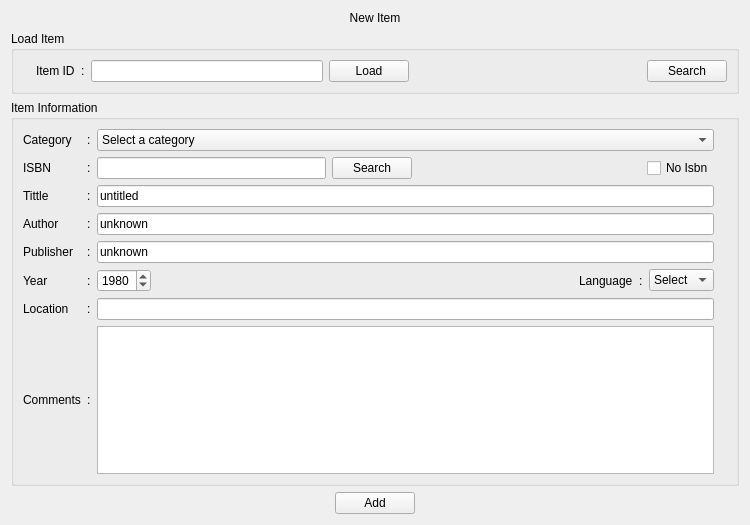
<?xml version="1.0" encoding="UTF-8"?>
<ui version="4.0">
 <class>NewItem</class>
 <widget class="QWidget" name="NewItem">
  <property name="geometry">
   <rect>
    <x>0</x>
    <y>0</y>
    <width>750</width>
    <height>525</height>
   </rect>
  </property>
  <property name="maximumSize">
   <size>
    <width>800</width>
    <height>525</height>
   </size>
  </property>
  <property name="windowTitle">
   <string>New Item</string>
  </property>
  <property name="locale">
   <locale language="Spanish" country="Chile"/>
  </property>
  <layout class="QVBoxLayout" name="verticalLayout_2">
   <item>
    <widget class="QLabel" name="title">
     <property name="text">
      <string>New Item</string>
     </property>
     <property name="alignment">
      <set>Qt::AlignCenter</set>
     </property>
    </widget>
   </item>
   <item>
    <widget class="QGroupBox" name="frameEditItem">
     <property name="title">
      <string>Load Item</string>
     </property>
     <layout class="QHBoxLayout" name="horizontalLayout_6">
      <item>
       <widget class="QLabel" name="check_itemID">
        <property name="text">
         <string/>
        </property>
        <property name="pixmap">
         <pixmap resource="myicons.qrc">:/status/resources/pixmap/icons/status/status-no.png</pixmap>
        </property>
       </widget>
      </item>
      <item>
       <widget class="QLabel" name="_ItemID">
        <property name="text">
         <string>Item ID</string>
        </property>
       </widget>
      </item>
      <item>
       <widget class="QLabel" name="label_colon11">
        <property name="text">
         <string>:</string>
        </property>
       </widget>
      </item>
      <item>
       <layout class="QHBoxLayout" name="horizontalLayout_7">
        <item>
         <widget class="QLineEdit" name="field_itemID"/>
        </item>
        <item>
         <widget class="QPushButton" name="buttonLoadID">
          <property name="text">
           <string>Load</string>
          </property>
         </widget>
        </item>
        <item>
         <spacer name="horizontalSpacer">
          <property name="orientation">
           <enum>Qt::Horizontal</enum>
          </property>
          <property name="sizeHint" stdset="0">
           <size>
            <width>40</width>
            <height>20</height>
           </size>
          </property>
         </spacer>
        </item>
        <item>
         <widget class="QPushButton" name="buttonSearch">
          <property name="text">
           <string>Search</string>
          </property>
         </widget>
        </item>
       </layout>
      </item>
     </layout>
    </widget>
   </item>
   <item>
    <widget class="QGroupBox" name="groupBox">
     <property name="title">
      <string>Item Information</string>
     </property>
     <layout class="QVBoxLayout" name="verticalLayout">
      <item>
       <layout class="QGridLayout" name="gridLayout">
        <item row="5" column="3">
         <widget class="QLabel" name="label_publisher_check">
          <property name="text">
           <string/>
          </property>
          <property name="pixmap">
           <pixmap resource="myicons.qrc">:/status/resources/pixmap/icons/status/status-no.png</pixmap>
          </property>
         </widget>
        </item>
        <item row="8" column="0">
         <widget class="QLabel" name="label_comments">
          <property name="text">
           <string>Comments</string>
          </property>
         </widget>
        </item>
        <item row="6" column="2">
         <layout class="QHBoxLayout" name="horizontalLayout_3">
          <item>
           <widget class="QSpinBox" name="field_year">
            <property name="locale">
             <locale language="Spanish" country="Chile"/>
            </property>
            <property name="minimum">
             <number>1</number>
            </property>
            <property name="maximum">
             <number>3000</number>
            </property>
            <property name="value">
             <number>1980</number>
            </property>
           </widget>
          </item>
          <item>
           <spacer name="horizontalSpacer_3">
            <property name="orientation">
             <enum>Qt::Horizontal</enum>
            </property>
            <property name="sizeHint" stdset="0">
             <size>
              <width>40</width>
              <height>20</height>
             </size>
            </property>
           </spacer>
          </item>
          <item>
           <widget class="QLabel" name="label_language">
            <property name="text">
             <string>Language</string>
            </property>
           </widget>
          </item>
          <item>
           <widget class="QLabel" name="label_colon_8">
            <property name="text">
             <string>:</string>
            </property>
           </widget>
          </item>
          <item>
           <widget class="QComboBox" name="field_language">
            <item>
             <property name="text">
              <string>Select</string>
             </property>
            </item>
           </widget>
          </item>
         </layout>
        </item>
        <item row="4" column="1">
         <widget class="QLabel" name="label_colon_5">
          <property name="text">
           <string>:</string>
          </property>
         </widget>
        </item>
        <item row="3" column="0">
         <widget class="QLabel" name="label_title">
          <property name="text">
           <string>Tittle</string>
          </property>
         </widget>
        </item>
        <item row="5" column="0">
         <widget class="QLabel" name="label_publisher">
          <property name="text">
           <string>Publisher</string>
          </property>
         </widget>
        </item>
        <item row="3" column="1">
         <widget class="QLabel" name="label_colon_4">
          <property name="text">
           <string>:</string>
          </property>
         </widget>
        </item>
        <item row="6" column="1">
         <widget class="QLabel" name="label_colon_7">
          <property name="text">
           <string>:</string>
          </property>
         </widget>
        </item>
        <item row="2" column="1">
         <widget class="QLabel" name="label_colon_3">
          <property name="text">
           <string>:</string>
          </property>
         </widget>
        </item>
        <item row="1" column="1">
         <widget class="QLabel" name="label_colon_2">
          <property name="text">
           <string>:</string>
          </property>
         </widget>
        </item>
        <item row="3" column="2">
         <widget class="QLineEdit" name="field_title">
          <property name="text">
           <string>untitled</string>
          </property>
         </widget>
        </item>
        <item row="4" column="0">
         <widget class="QLabel" name="label_author">
          <property name="text">
           <string>Author</string>
          </property>
         </widget>
        </item>
        <item row="4" column="2">
         <widget class="QLineEdit" name="field_author">
          <property name="text">
           <string>unknown</string>
          </property>
         </widget>
        </item>
        <item row="1" column="0">
         <widget class="QLabel" name="label_format">
          <property name="text">
           <string>Category</string>
          </property>
         </widget>
        </item>
        <item row="5" column="2">
         <widget class="QLineEdit" name="field_publisher">
          <property name="text">
           <string>unknown</string>
          </property>
         </widget>
        </item>
        <item row="2" column="3">
         <widget class="QLabel" name="label_ISBN_check">
          <property name="text">
           <string/>
          </property>
          <property name="pixmap">
           <pixmap resource="myicons.qrc">:/status/resources/pixmap/icons/status/status-no.png</pixmap>
          </property>
         </widget>
        </item>
        <item row="3" column="3">
         <widget class="QLabel" name="label_title_check">
          <property name="text">
           <string/>
          </property>
          <property name="pixmap">
           <pixmap resource="myicons.qrc">:/status/resources/pixmap/icons/status/status-no.png</pixmap>
          </property>
         </widget>
        </item>
        <item row="5" column="1">
         <widget class="QLabel" name="label_colon_6">
          <property name="text">
           <string>:</string>
          </property>
         </widget>
        </item>
        <item row="7" column="0">
         <widget class="QLabel" name="label_location">
          <property name="text">
           <string>Location</string>
          </property>
         </widget>
        </item>
        <item row="8" column="1">
         <widget class="QLabel" name="label_colon_10">
          <property name="text">
           <string>:</string>
          </property>
         </widget>
        </item>
        <item row="7" column="1">
         <widget class="QLabel" name="label_colon_9">
          <property name="text">
           <string>:</string>
          </property>
         </widget>
        </item>
        <item row="2" column="0">
         <widget class="QLabel" name="lablel_ISBN">
          <property name="text">
           <string>ISBN</string>
          </property>
         </widget>
        </item>
        <item row="6" column="3">
         <widget class="QLabel" name="label_language_check">
          <property name="text">
           <string/>
          </property>
          <property name="pixmap">
           <pixmap resource="myicons.qrc">:/status/resources/pixmap/icons/status/status-no.png</pixmap>
          </property>
         </widget>
        </item>
        <item row="2" column="2">
         <layout class="QHBoxLayout" name="horizontalLayout">
          <item>
           <widget class="QLineEdit" name="field_ISBN"/>
          </item>
          <item>
           <widget class="QPushButton" name="buttonIsbnSearch">
            <property name="text">
             <string>Search</string>
            </property>
           </widget>
          </item>
          <item>
           <spacer name="horizontalSpacer_2">
            <property name="orientation">
             <enum>Qt::Horizontal</enum>
            </property>
            <property name="sizeHint" stdset="0">
             <size>
              <width>40</width>
              <height>20</height>
             </size>
            </property>
           </spacer>
          </item>
          <item>
           <widget class="QCheckBox" name="check_needIsbn">
            <property name="text">
             <string>No Isbn</string>
            </property>
           </widget>
          </item>
         </layout>
        </item>
        <item row="4" column="3">
         <widget class="QLabel" name="label_author_check">
          <property name="text">
           <string/>
          </property>
          <property name="pixmap">
           <pixmap resource="myicons.qrc">:/status/resources/pixmap/icons/status/status-no.png</pixmap>
          </property>
         </widget>
        </item>
        <item row="6" column="0">
         <widget class="QLabel" name="label_year">
          <property name="text">
           <string>Year</string>
          </property>
         </widget>
        </item>
        <item row="1" column="2">
         <widget class="QComboBox" name="field_format">
          <item>
           <property name="text">
            <string>Select a category</string>
           </property>
          </item>
         </widget>
        </item>
        <item row="8" column="2">
         <widget class="QPlainTextEdit" name="field_comments"/>
        </item>
        <item row="7" column="2">
         <layout class="QHBoxLayout" name="horizontalLayout_2">
          <item>
           <widget class="QLineEdit" name="field_location"/>
          </item>
         </layout>
        </item>
        <item row="1" column="3">
         <widget class="QLabel" name="label_category_check">
          <property name="text">
           <string/>
          </property>
          <property name="pixmap">
           <pixmap resource="myicons.qrc">:/status/resources/pixmap/icons/status/status-no.png</pixmap>
          </property>
         </widget>
        </item>
       </layout>
      </item>
      <item>
       <spacer name="verticalSpacer_2">
        <property name="orientation">
         <enum>Qt::Vertical</enum>
        </property>
        <property name="sizeHint" stdset="0">
         <size>
          <width>20</width>
          <height>40</height>
         </size>
        </property>
       </spacer>
      </item>
     </layout>
     <zorder></zorder>
     <zorder>verticalSpacer_2</zorder>
    </widget>
   </item>
   <item>
    <layout class="QHBoxLayout" name="horizontalLayout_5">
     <item>
      <spacer name="horizontalSpacer_7">
       <property name="orientation">
        <enum>Qt::Horizontal</enum>
       </property>
       <property name="sizeHint" stdset="0">
        <size>
         <width>40</width>
         <height>20</height>
        </size>
       </property>
      </spacer>
     </item>
     <item>
      <widget class="QPushButton" name="button_add">
       <property name="text">
        <string>Add</string>
       </property>
      </widget>
     </item>
     <item>
      <spacer name="horizontalSpacer_6">
       <property name="orientation">
        <enum>Qt::Horizontal</enum>
       </property>
       <property name="sizeHint" stdset="0">
        <size>
         <width>40</width>
         <height>20</height>
        </size>
       </property>
      </spacer>
     </item>
    </layout>
   </item>
   <item>
    <spacer name="verticalSpacer">
     <property name="orientation">
      <enum>Qt::Vertical</enum>
     </property>
     <property name="sizeHint" stdset="0">
      <size>
       <width>20</width>
       <height>40</height>
      </size>
     </property>
    </spacer>
   </item>
  </layout>
 </widget>
 <tabstops>
  <tabstop>field_itemID</tabstop>
  <tabstop>buttonLoadID</tabstop>
  <tabstop>buttonSearch</tabstop>
  <tabstop>field_format</tabstop>
  <tabstop>field_ISBN</tabstop>
  <tabstop>buttonIsbnSearch</tabstop>
  <tabstop>check_needIsbn</tabstop>
  <tabstop>field_title</tabstop>
  <tabstop>field_author</tabstop>
  <tabstop>field_publisher</tabstop>
  <tabstop>field_year</tabstop>
  <tabstop>field_language</tabstop>
  <tabstop>field_location</tabstop>
  <tabstop>field_comments</tabstop>
  <tabstop>button_add</tabstop>
 </tabstops>
 <resources>
  <include location="myicons.qrc"/>
 </resources>
 <connections>
  <connection>
   <sender>field_ISBN</sender>
   <signal>returnPressed()</signal>
   <receiver>buttonIsbnSearch</receiver>
   <slot>click()</slot>
   <hints>
    <hint type="sourcelabel">
     <x>289</x>
     <y>180</y>
    </hint>
    <hint type="destinationlabel">
     <x>367</x>
     <y>175</y>
    </hint>
   </hints>
  </connection>
 </connections>
</ui>
